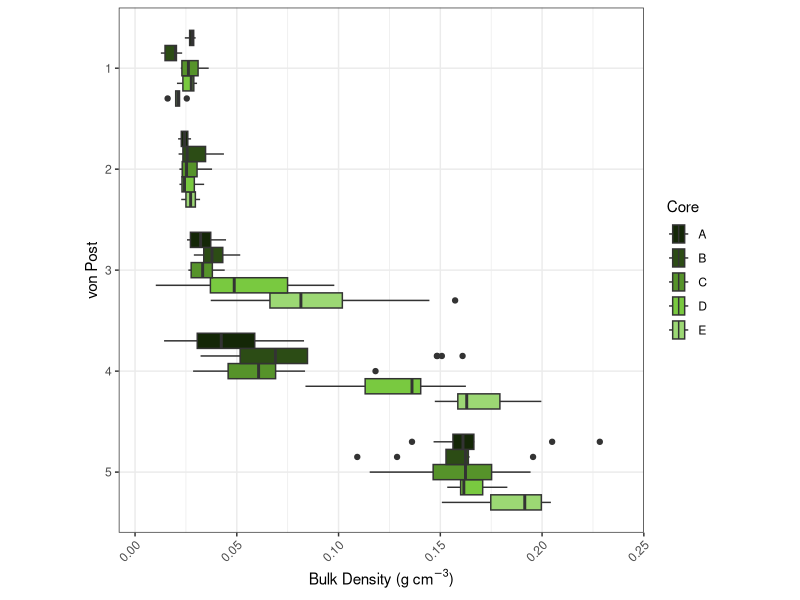
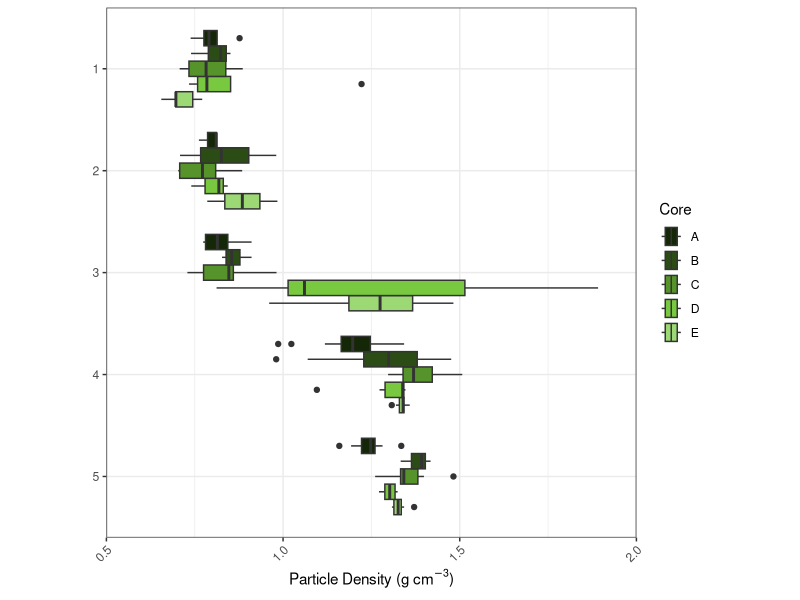
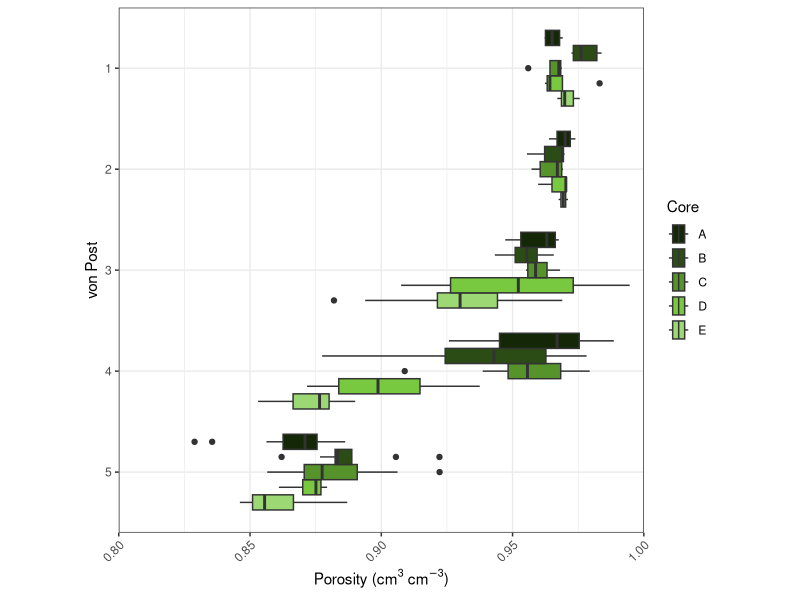
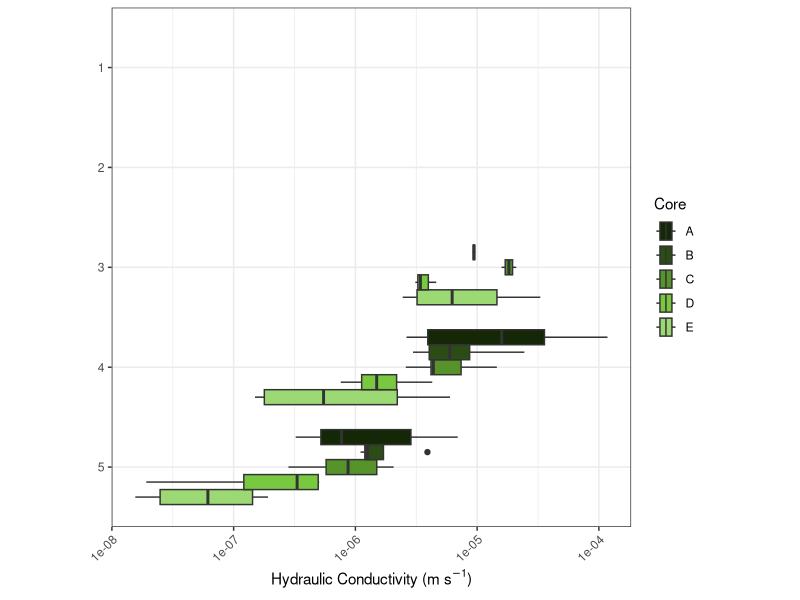
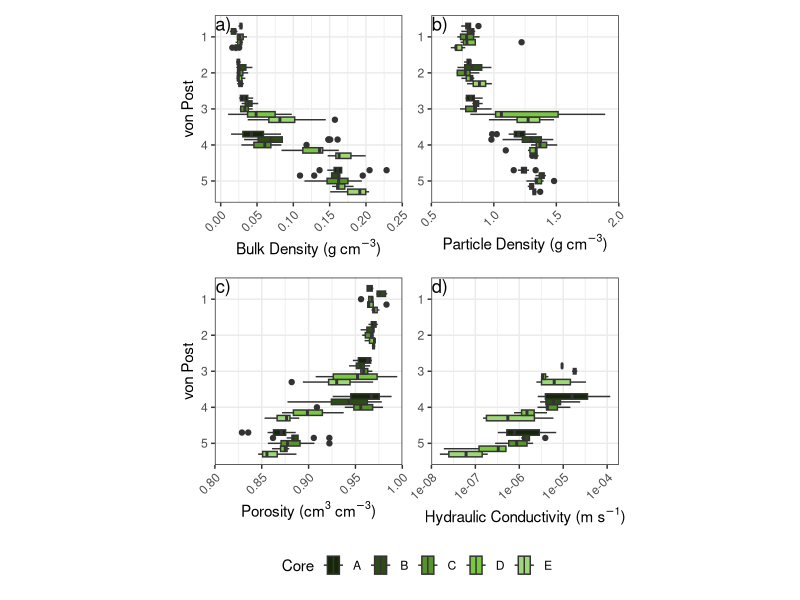
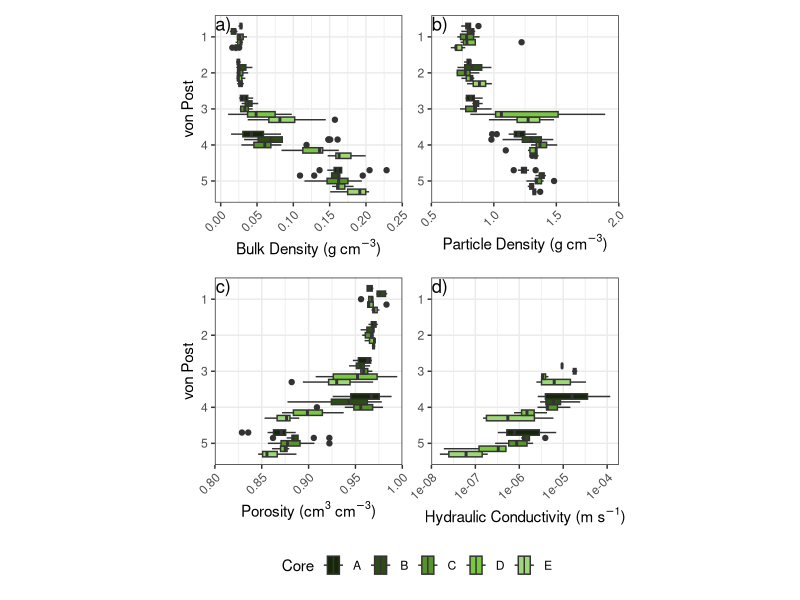

Here is the R script that generated these plots, in order:
#' # Load Libraries

library(tidyverse)
library(patchwork)

#' # Read in data 
data <- read_csv("Ksat data.csv") %>%
  mutate(mid_depth = mid_depth -2.5) %>%
  right_join(read_csv("Data.csv"), by = join_by(mid_depth, bucket)) %>%
  pivot_longer(cols = c("particle_density_g_cm3", "bulk_density_g_cm3", "porosity", "ksat"), names_to = "parameter", values_to = "value")

greens <- c("#9CD874", "#79C940", "#56932A", "#2C4C15", "#142707") %>%
  set_names(rev(LETTERS[1:5]))
#greens <- colorspace::sequential_hcl(palette = "Greens 2", n = 5)


bd <- ggplot(data = filter(data, !is.na(von_post_2), parameter == "bulk_density_g_cm3"), 
             aes(y = reorder(von_post_2, desc(von_post_2)), x = value, fill = fct_rev(bucket))) +
  geom_boxplot(position = position_dodge(preserve = "single")) +
  theme_bw() +
  scale_x_continuous(expand = c(0,0), limits = c(-0.008,0.25), breaks = seq(0, 0.25, 0.05)) +
  labs(y = "von Post", x = expression(paste("Bulk Density (", g~cm^{-3}, ")")), fill = "Core") +
  theme(axis.text.x = element_text(angle = 45, hjust = 1, vjust = 1), aspect.ratio = 1) +
  scale_fill_manual(values = greens, guide = guide_legend(reverse = TRUE)) 
bd

pd <- ggplot(data = filter(data, !is.na(von_post_2), parameter == "particle_density_g_cm3"), 
             aes(y = reorder(von_post_2, desc(von_post_2)), x = value, fill = fct_rev(bucket))) +
  geom_boxplot(position = position_dodge(preserve = "single")) +
  theme_bw() +
  scale_x_continuous(expand = c(0,0), limits = c(0.5,2), breaks = seq(0.5, 2, 0.5)) +
  labs(y = "von Post", x = expression(paste("Particle Density (", g~cm^{-3}, ")")), fill = "Core") +
  theme(axis.text.x = element_text(angle = 45, hjust = 1, vjust = 1), 
        aspect.ratio = 1,
        axis.title.y = element_blank()) +
  scale_fill_manual(values = greens, guide = guide_legend(reverse = TRUE)) 
pd

p <- ggplot(data = filter(data, !is.na(von_post_2), parameter == "porosity"), 
            aes(y = reorder(von_post_2, desc(von_post_2)), x = value,  fill = fct_rev(bucket))) +
  geom_boxplot(position = position_dodge(preserve = "single")) +
  theme_bw() +
  scale_x_continuous(expand = c(0,0), limits = c(0.8,1), breaks = seq(0.8, 1, 0.05)) +
  labs(y = "von Post", x = expression(paste("Porosity (", cm^{3}~cm^{-3}, ")")), fill = "Core") +
  theme(axis.text.x = element_text(angle = 45, hjust = 1, vjust = 1), aspect.ratio = 1) +
  scale_fill_manual(values = greens, guide = guide_legend(reverse = TRUE))
p

k <- ggplot(data = filter(data, !is.na(von_post_2), parameter == "ksat"), 
            aes(y = reorder(von_post_2, desc(von_post_2)), x = value,  fill = fct_rev(bucket))) +
  geom_boxplot(position = position_dodge(preserve = "single")) +
  theme_bw() +
  scale_x_log10() +
  labs(y = "von Post", x = expression(paste("Hydraulic Conductivity (", m~s^{-1}, ")")), fill = "Core") +
  theme(axis.text.x = element_text(angle = 45, hjust = 1, vjust = 1), 
        aspect.ratio = 1,
        axis.title.y = element_blank()) +
  scale_fill_manual(values = greens, guide = guide_legend(reverse = TRUE))
k

p3 <- bd + pd + p + k+
  plot_layout(guides = 'collect', axes = "collect", axis_titles = "collect") + 
  plot_annotation(tag_levels = "a", tag_suffix = ")") &
  theme(legend.position = 'bottom', plot.tag.location = "panel", plot.tag.position = c(0.045,0.955))
p3

ggsave(plot = p3, filename = "Figure S3.png", height = 170, width = 174, units = "mm", dpi = 600)
